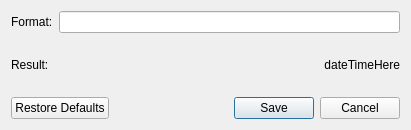
<?xml version="1.0" encoding="UTF-8"?>
<ui version="4.0">
 <class>DateTimeDialog</class>
 <widget class="QDialog" name="DateTimeDialog">
  <property name="geometry">
   <rect>
    <x>0</x>
    <y>0</y>
    <width>411</width>
    <height>130</height>
   </rect>
  </property>
  <property name="sizePolicy">
   <sizepolicy hsizetype="Expanding" vsizetype="Expanding">
    <horstretch>0</horstretch>
    <verstretch>0</verstretch>
   </sizepolicy>
  </property>
  <property name="windowTitle">
   <string>Dialog</string>
  </property>
  <layout class="QVBoxLayout" name="verticalLayout_2">
   <item>
    <layout class="QVBoxLayout" name="verticalLayout">
     <item>
      <layout class="QHBoxLayout" name="horizontalLayout">
       <item>
        <widget class="QLabel" name="label_format">
         <property name="text">
          <string>Format:</string>
         </property>
        </widget>
       </item>
       <item>
        <widget class="QLineEdit" name="input_dateTimeFormat"/>
       </item>
      </layout>
     </item>
     <item>
      <layout class="QHBoxLayout" name="horizontalLayout_2">
       <item>
        <widget class="QLabel" name="label_3">
         <property name="text">
          <string>Result:</string>
         </property>
        </widget>
       </item>
       <item>
        <widget class="QLabel" name="label_preview">
         <property name="layoutDirection">
          <enum>Qt::RightToLeft</enum>
         </property>
         <property name="text">
          <string>&lt;html&gt;&lt;head/&gt;&lt;body&gt;&lt;p align=&quot;right&quot;&gt;dateTimeHere&lt;/p&gt;&lt;/body&gt;&lt;/html&gt;</string>
         </property>
        </widget>
       </item>
      </layout>
     </item>
    </layout>
   </item>
   <item>
    <widget class="QDialogButtonBox" name="buttonBox">
     <property name="orientation">
      <enum>Qt::Horizontal</enum>
     </property>
     <property name="standardButtons">
      <set>QDialogButtonBox::Cancel|QDialogButtonBox::RestoreDefaults|QDialogButtonBox::Save</set>
     </property>
    </widget>
   </item>
  </layout>
 </widget>
 <resources/>
 <connections>
  <connection>
   <sender>buttonBox</sender>
   <signal>accepted()</signal>
   <receiver>DateTimeDialog</receiver>
   <slot>accept()</slot>
   <hints>
    <hint type="sourcelabel">
     <x>248</x>
     <y>254</y>
    </hint>
    <hint type="destinationlabel">
     <x>157</x>
     <y>110</y>
    </hint>
   </hints>
  </connection>
  <connection>
   <sender>buttonBox</sender>
   <signal>rejected()</signal>
   <receiver>DateTimeDialog</receiver>
   <slot>reject()</slot>
   <hints>
    <hint type="sourcelabel">
     <x>316</x>
     <y>260</y>
    </hint>
    <hint type="destinationlabel">
     <x>286</x>
     <y>110</y>
    </hint>
   </hints>
  </connection>
  <connection>
   <sender>buttonBox</sender>
   <signal>accepted()</signal>
   <receiver>DateTimeDialog</receiver>
   <slot>dialogAccepted()</slot>
   <hints>
    <hint type="sourcelabel">
     <x>324</x>
     <y>38</y>
    </hint>
    <hint type="destinationlabel">
     <x>343</x>
     <y>-3</y>
    </hint>
   </hints>
  </connection>
 </connections>
 <slots>
  <slot>dialogAccepted()</slot>
 </slots>
</ui>
